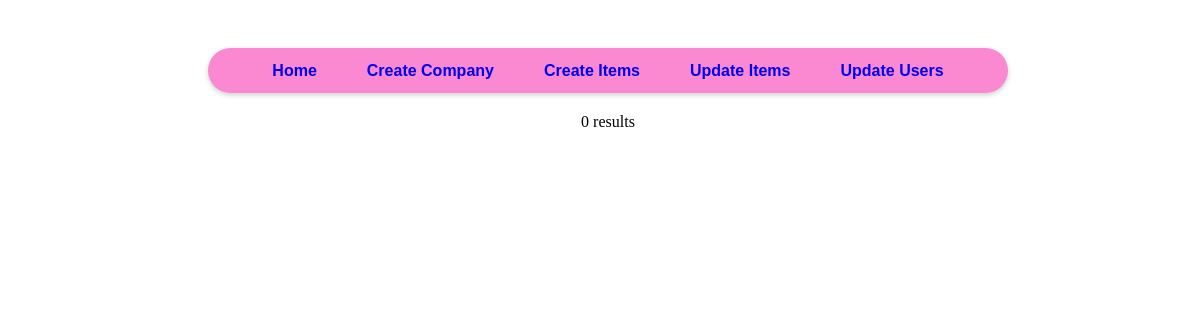
Page /Admin-ItemListing.php (signed in) on the earlier database version.
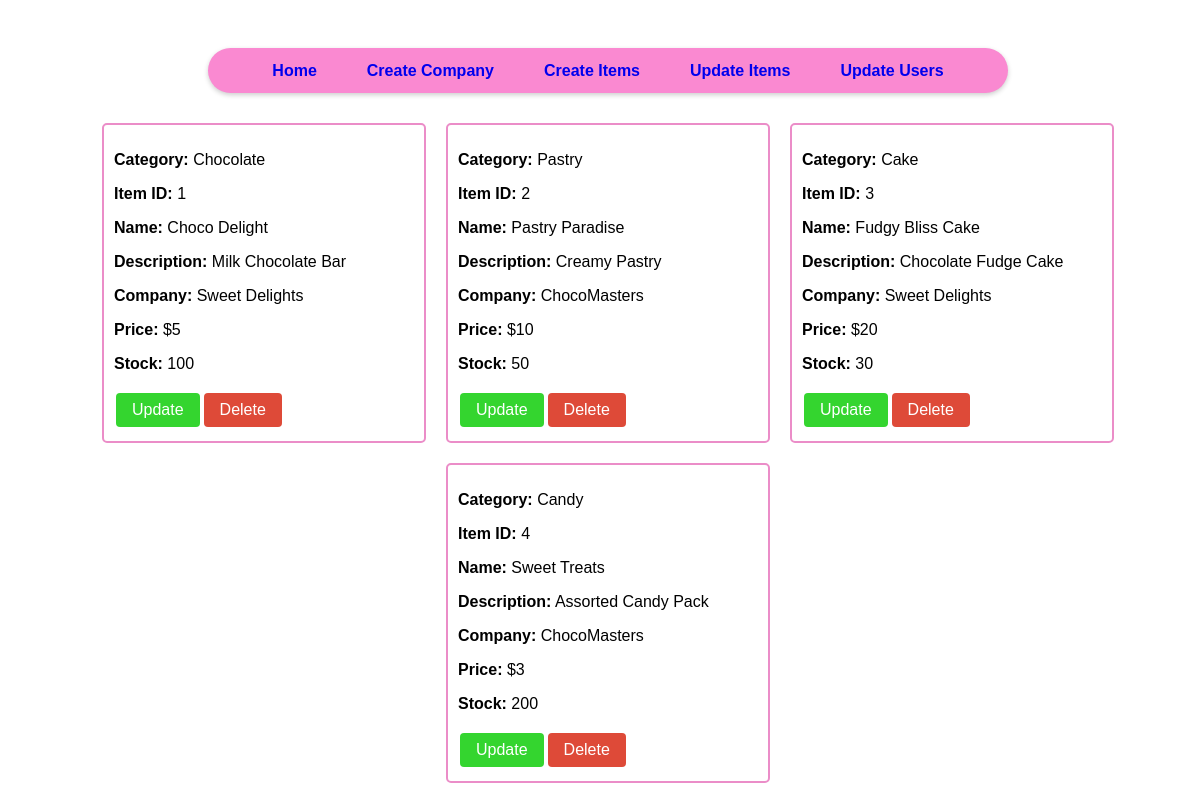
Same page on the later database version.
### tables this page shows
CREATE TABLE IF NOT EXISTS item
(
  item_ID INT(8) PRIMARY KEY NOT NULL AUTO_INCREMENT,
  company_ID INT(8) NOT NULL,
  category_ID INT(8) NOT NULL,
  item_desc VARCHAR(45) NOT NULL,
  item_name VARCHAR(45) NOT NULL,
  item_price INT(10) NOT NULL,
  item_stock INT(10) NOT NULL,
  KEY `category_id` (`category_ID`),
  KEY `company_id` (`company_ID`),
  CONSTRAINT `category_id` FOREIGN KEY (`category_ID`) REFERENCES `category` (`category_ID`) ON DELETE CASCADE ON UPDATE CASCADE,
  CONSTRAINT `company_id` FOREIGN KEY (`company_ID`) REFERENCES `company` (`company_ID`) ON DELETE CASCADE ON UPDATE CASCADE
);

CREATE TABLE IF NOT EXISTS category
(
  category_ID INT(8) PRIMARY KEY NOT NULL AUTO_INCREMENT,
  category_name VARCHAR(45) NOT NULL,
  UNIQUE KEY `category_name` (`category_name`)
);

CREATE TABLE IF NOT EXISTS company
(
  company_ID INT(8) PRIMARY KEY NOT NULL AUTO_INCREMENT,
  company_name VARCHAR(45) NOT NULL,
  UNIQUE KEY `company_name` (`company_name`)
);

### Admin-ItemListing.php (the view, shortened to what this page needs)
<!DOCTYPE html>
<html lang="en">
<head>
</head>
<body>
    <div class="item-page-container">
        <div class="nav-container">
                <div class="navbar">
                    <nav>
                        <a href="adminhome.php">Home</a>
                        <a href="Admin-CompanyCreation.php">Create Company</a>
                        <a href="Admin-ItemCreation.php">Create Items</a>
                        <a href="Admin-ItemListing.php">Update Items</a>
                        <a href="Admin-UserListing.php">Update Users</a>
                    </nav>
                </div>
        </div>
        <div class="container">
            <?php
            $servername = "localhost";
            $username = "root";
            $password = "";
            $database = "confectionary";
            $conn = new mysqli($servername, $username, $password, $database);
            $sql = "SELECT * FROM item i
                        INNER JOIN company AS c ON i.company_ID = c.company_ID
                        INNER JOIN category AS cat ON i.category_ID = cat.category_ID;
                    ";
            $result = $conn->query($sql);
            if ($result->num_rows > 0) {
                while($row = $result->fetch_assoc()) {
                    echo '<div class="item-box">';
                    echo '<p><strong>Category:</strong> ' . $row["category_name"] . '</p>';
                    echo '<p><strong>Item ID:</strong> ' . $row["item_ID"] . '</p>';
                    echo '<p><strong>Name:</strong> ' . $row["item_name"] . '</p>';
                    echo '<p><strong>Description:</strong> ' . $row["item_desc"] . '</p>';
                    echo '<p><strong>Company:</strong> ' . $row["company_name"] . '</p>';
                    echo '<p><strong>Price:</strong> $' . $row["item_price"] . '</p>';
                    echo '<p><strong>Stock:</strong> ' . $row["item_stock"] . '</p>';
                    echo '<form action="Admin-ItemConfig.php" method="post">';
                    echo '<input type="submit" class="update-btn" name="update" value="Update">';
                    echo '<input type="submit" class="delete-btn" name="delete" value="Delete">';
                    echo '</form>';
                    echo '</div>';
                }
            } else {
                echo "0 results";
            }
            ?>
        </div>
    </div>
</body>
</html>

Differences in the rows shown:
now on this page (row edited): item: category_ID.category_name "Chocolate", item_ID "1", item_name "Choco Delight", item_desc "Milk Chocolate Bar", company_ID.company_name "Sweet Delights", item_price "5", item_stock "100"
now on this page (row edited): item: category_ID.category_name "Pastry", item_ID "2", item_name "Pastry Paradise", item_desc "Creamy Pastry", company_ID.company_name "ChocoMasters", item_price "10", item_stock "50"
now on this page (row edited): item: category_ID.category_name "Cake", item_ID "3", item_name "Fudgy Bliss Cake", item_desc "Chocolate Fudge Cake", company_ID.company_name "Sweet Delights", item_price "20", item_stock "30"
now on this page (row edited): item: category_ID.category_name "Candy", item_ID "4", item_name "Sweet Treats", item_desc "Assorted Candy Pack", company_ID.company_name "ChocoMasters", item_price "3", item_stock "200"
Other differences:
text no longer shown: "0 results"
